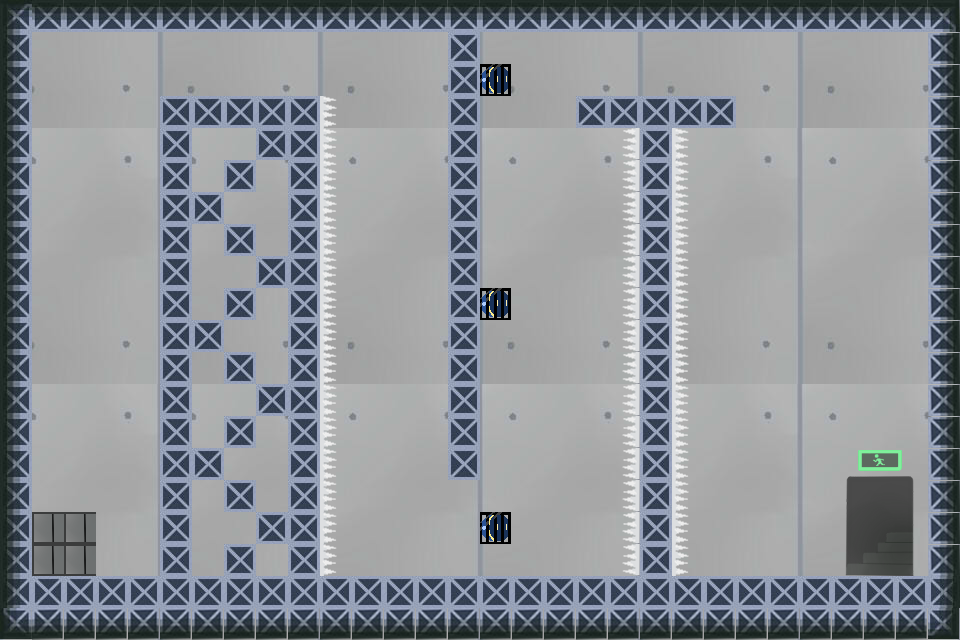

Below is a game level as drawn by its tile map, then a one-line description and the .tmx file that defines it, in full:
An orthogonal 30x20 tile map with 32x32 px tiles, 5 tile layers (Bcakground, Platform, Snare, Cage, ...).

<map version="1.0" tiledversion="1.1.4" orientation="orthogonal" renderorder="right-down" width="30" height="20" tilewidth="32" tileheight="32" infinite="0" nextobjectid="1">
 <tileset firstgid="1" source="地图素材.tsx" />
 <layer name="Bcakground" width="30" height="20">
  <data encoding="csv">
65,66,67,68,69,65,66,67,68,69,65,66,67,68,69,65,66,67,68,69,65,66,67,68,69,65,66,67,68,69,
80,81,82,83,84,80,81,82,83,84,80,81,82,83,84,80,81,82,83,84,80,81,82,83,84,80,81,82,83,84,
95,96,97,98,99,95,96,97,98,99,95,96,97,98,99,95,96,97,98,99,95,96,97,98,99,95,96,97,98,99,
110,111,112,113,114,110,111,112,113,114,110,111,112,113,114,110,111,112,113,114,110,111,112,113,114,110,111,112,113,114,
5,6,7,8,9,5,6,7,8,9,5,6,7,8,9,5,6,7,8,9,5,6,7,8,9,5,6,7,8,9,
20,21,22,23,24,20,21,22,23,24,20,21,22,23,24,20,21,22,23,24,20,21,22,23,24,20,21,22,23,24,
35,36,37,38,39,35,36,37,38,39,35,36,37,38,39,35,36,37,38,39,35,36,37,38,39,35,36,37,38,39,
50,51,52,53,54,50,51,52,53,54,50,51,52,53,54,50,51,52,53,54,50,51,52,53,54,50,51,52,53,54,
65,66,67,68,69,65,66,67,68,69,65,66,67,68,69,65,66,67,68,69,65,66,67,68,69,65,66,67,68,69,
80,81,82,83,84,80,81,82,83,84,80,81,82,83,84,80,81,82,83,84,80,81,82,83,84,80,81,82,83,84,
95,96,97,98,99,95,96,97,98,99,95,96,97,98,99,95,96,97,98,99,95,96,97,98,99,95,96,97,98,99,
110,111,112,113,114,110,111,112,113,114,110,111,112,113,114,110,111,112,113,114,110,111,112,113,114,110,111,112,113,114,
5,6,7,8,9,5,6,7,8,9,5,6,7,8,9,5,6,7,8,9,5,6,7,8,9,5,6,7,8,9,
20,21,22,23,24,20,21,22,23,24,20,21,22,23,24,20,21,22,23,24,20,21,22,23,24,20,21,22,23,24,
35,36,37,38,39,35,36,37,38,39,35,36,37,38,39,35,36,37,38,39,35,36,37,38,39,35,36,37,38,39,
50,51,52,53,54,50,51,52,53,54,50,51,52,53,54,50,51,52,53,54,50,51,52,53,54,50,51,52,53,54,
65,66,67,68,69,65,66,67,68,69,65,66,67,68,69,65,66,67,68,69,65,66,67,68,69,65,66,67,68,69,
80,81,82,83,84,80,81,82,83,84,80,81,82,83,84,80,81,82,83,84,80,81,82,83,84,80,81,82,83,84,
95,96,97,98,99,95,96,97,98,99,95,96,97,98,99,95,96,97,98,99,95,96,97,98,99,95,96,97,98,99,
110,111,112,113,114,110,111,112,113,114,110,111,112,113,114,110,111,112,113,114,110,111,112,113,114,110,111,112,113,114
</data>
 </layer>
 <layer name="Platform" width="30" height="20">
  <data encoding="csv">
201,168,168,168,168,168,168,168,168,168,168,168,168,168,168,168,168,168,168,168,168,168,168,168,168,168,168,168,168,203,
166,0,0,0,0,0,0,0,0,0,0,0,0,0,136,0,0,0,0,0,0,0,0,0,0,0,0,0,0,170,
166,0,0,0,0,0,0,0,0,0,0,0,0,0,136,0,0,0,0,0,0,0,0,0,0,0,0,0,0,170,
166,0,0,0,0,136,136,136,136,136,0,0,0,0,136,0,0,0,136,136,136,136,136,0,0,0,0,0,0,170,
166,0,0,0,0,136,0,0,136,136,0,0,0,0,136,0,0,0,0,0,136,0,0,0,0,0,0,0,0,170,
166,0,0,0,0,136,0,136,0,136,0,0,0,0,136,0,0,0,0,0,136,0,0,0,0,0,0,0,0,170,
166,0,0,0,0,136,136,0,0,136,0,0,0,0,136,0,0,0,0,0,136,0,0,0,0,0,0,0,0,170,
166,0,0,0,0,136,0,136,0,136,0,0,0,0,136,0,0,0,0,0,136,0,0,0,0,0,0,0,0,170,
166,0,0,0,0,136,0,0,136,136,0,0,0,0,136,0,0,0,0,0,136,0,0,0,0,0,0,0,0,170,
166,0,0,0,0,136,0,136,0,136,0,0,0,0,136,0,0,0,0,0,136,0,0,0,0,0,0,0,0,170,
166,0,0,0,0,136,136,0,0,136,0,0,0,0,136,0,0,0,0,0,136,0,0,0,0,0,0,0,0,170,
166,0,0,0,0,136,0,136,0,136,0,0,0,0,136,0,0,0,0,0,136,0,0,0,0,0,0,0,0,170,
166,0,0,0,0,136,0,0,136,136,0,0,0,0,136,0,0,0,0,0,136,0,0,0,0,0,0,0,0,170,
166,0,0,0,0,136,0,136,0,136,0,0,0,0,136,0,0,0,0,0,136,0,0,0,0,0,0,0,0,170,
166,0,0,0,0,136,136,0,0,136,0,0,0,0,136,0,0,0,0,0,136,0,0,0,0,0,0,0,0,170,
166,0,0,0,0,136,0,136,0,136,0,0,0,0,0,0,0,0,0,0,136,0,0,0,0,0,0,0,0,170,
166,0,0,0,0,136,0,0,136,136,0,0,0,0,0,0,0,0,0,0,136,0,0,0,0,0,0,0,0,170,
166,0,0,0,0,136,0,136,0,136,0,0,0,0,0,0,0,0,0,0,136,0,0,0,0,0,0,0,0,170,
166,136,136,136,136,136,136,136,136,136,136,136,136,136,136,136,136,136,136,136,136,136,136,136,136,136,136,136,136,3221225638,
207,172,172,172,172,172,172,172,172,172,172,172,172,172,172,172,172,172,172,172,172,172,172,172,172,172,172,172,172,205
</data>
 </layer>
 <layer name="Snare" width="30" height="20">
  <data encoding="csv">
0,0,0,0,0,0,0,0,0,0,0,0,0,0,0,0,0,0,0,0,0,0,0,0,0,0,0,0,0,0,
0,0,0,0,0,0,0,0,0,0,0,0,0,0,0,0,0,0,0,0,0,0,0,0,0,0,0,0,0,0,
0,0,0,0,0,0,0,0,0,0,0,0,0,0,0,144,0,0,0,0,0,0,0,0,0,0,0,0,0,0,
0,0,0,0,0,0,0,0,0,0,199,0,0,0,0,0,0,0,0,0,0,0,0,0,0,0,0,0,0,0,
0,0,0,0,0,0,0,0,0,0,199,0,0,0,0,0,0,0,0,197,0,199,0,0,0,0,0,0,0,0,
0,0,0,0,0,0,0,0,0,0,199,0,0,0,0,0,0,0,0,197,0,199,0,0,0,0,0,0,0,0,
0,0,0,0,0,0,0,0,0,0,199,0,0,0,0,0,0,0,0,197,0,199,0,0,0,0,0,0,0,0,
0,0,0,0,0,0,0,0,0,0,199,0,0,0,0,0,0,0,0,197,0,199,0,0,0,0,0,0,0,0,
0,0,0,0,0,0,0,0,0,0,199,0,0,0,0,0,0,0,0,197,0,199,0,0,0,0,0,0,0,0,
0,0,0,0,0,0,0,0,0,0,199,0,0,0,0,144,0,0,0,197,0,199,0,0,0,0,0,0,0,0,
0,0,0,0,0,0,0,0,0,0,199,0,0,0,0,0,0,0,0,197,0,199,0,0,0,0,0,0,0,0,
0,0,0,0,0,0,0,0,0,0,199,0,0,0,0,0,0,0,0,197,0,199,0,0,0,0,0,0,0,0,
0,0,0,0,0,0,0,0,0,0,199,0,0,0,0,0,0,0,0,197,0,199,0,0,0,0,0,0,0,0,
0,0,0,0,0,0,0,0,0,0,199,0,0,0,0,0,0,0,0,197,0,199,0,0,0,0,0,0,0,0,
0,0,0,0,0,0,0,0,0,0,199,0,0,0,0,0,0,0,0,197,0,199,0,0,0,0,1,2,3,0,
0,0,0,0,0,0,0,0,0,0,199,0,0,0,0,0,0,0,0,197,0,199,0,0,0,0,16,17,18,0,
0,0,0,0,0,0,0,0,0,0,199,0,0,0,0,144,0,0,0,197,0,199,0,0,0,0,31,32,33,0,
0,0,0,0,0,0,0,0,0,0,199,0,0,0,0,0,0,0,0,197,0,199,0,0,0,0,46,47,48,0,
0,0,0,0,0,0,0,0,0,0,0,0,0,0,0,0,0,0,0,0,0,0,0,0,0,0,0,0,0,0,
0,0,0,0,0,0,0,0,0,0,0,0,0,0,0,0,0,0,0,0,0,0,0,0,0,0,0,0,0,0
</data>
 </layer>
 <layer name="Cage" width="30" height="20">
  <data encoding="csv">
0,0,0,0,0,0,0,0,0,0,0,0,0,0,0,0,0,0,0,0,0,0,0,0,0,0,0,0,0,0,
0,0,0,0,0,0,0,0,0,0,0,0,0,0,0,0,0,0,0,0,0,0,0,0,0,0,0,0,0,0,
0,0,0,0,0,0,0,0,0,0,0,0,0,0,0,140,0,0,0,0,0,0,0,0,0,0,0,0,0,0,
0,0,0,0,0,0,0,0,0,0,0,0,0,0,0,0,0,0,0,0,0,0,0,0,0,0,0,0,0,0,
0,0,0,0,0,0,0,0,0,0,0,0,0,0,0,0,0,0,0,0,0,0,0,0,0,0,0,0,0,0,
0,0,0,0,0,0,0,0,0,0,0,0,0,0,0,0,0,0,0,0,0,0,0,0,0,0,0,0,0,0,
0,0,0,0,0,0,0,0,0,0,0,0,0,0,0,0,0,0,0,0,0,0,0,0,0,0,0,0,0,0,
0,0,0,0,0,0,0,0,0,0,0,0,0,0,0,0,0,0,0,0,0,0,0,0,0,0,0,0,0,0,
0,0,0,0,0,0,0,0,0,0,0,0,0,0,0,0,0,0,0,0,0,0,0,0,0,0,0,0,0,0,
0,0,0,0,0,0,0,0,0,0,0,0,0,0,0,140,0,0,0,0,0,0,0,0,0,0,0,0,0,0,
0,0,0,0,0,0,0,0,0,0,0,0,0,0,0,0,0,0,0,0,0,0,0,0,0,0,0,0,0,0,
0,0,0,0,0,0,0,0,0,0,0,0,0,0,0,0,0,0,0,0,0,0,0,0,0,0,0,0,0,0,
0,0,0,0,0,0,0,0,0,0,0,0,0,0,0,0,0,0,0,0,0,0,0,0,0,0,0,0,0,0,
0,0,0,0,0,0,0,0,0,0,0,0,0,0,0,0,0,0,0,0,0,0,0,0,0,0,0,0,0,0,
0,0,0,0,0,0,0,0,0,0,0,0,0,0,0,0,0,0,0,0,0,0,0,0,0,0,0,0,0,0,
0,0,0,0,0,0,0,0,0,0,0,0,0,0,0,0,0,0,0,0,0,0,0,0,0,0,0,0,0,0,
0,0,0,0,0,0,0,0,0,0,0,0,0,0,0,140,0,0,0,0,0,0,0,0,0,0,0,0,0,0,
0,0,0,0,0,0,0,0,0,0,0,0,0,0,0,0,0,0,0,0,0,0,0,0,0,0,0,0,0,0,
0,0,0,0,0,0,0,0,0,0,0,0,0,0,0,0,0,0,0,0,0,0,0,0,0,0,0,0,0,0,
0,0,0,0,0,0,0,0,0,0,0,0,0,0,0,0,0,0,0,0,0,0,0,0,0,0,0,0,0,0
</data>
 </layer>
 <layer name="Target" width="30" height="20">
  <data encoding="csv">
0,0,0,0,0,0,0,0,0,0,0,0,0,0,0,0,0,0,0,0,0,0,0,0,0,0,0,0,0,0,
0,0,0,0,0,0,0,0,0,0,0,0,0,0,0,0,0,0,0,0,0,0,0,0,0,0,0,0,0,0,
0,0,0,0,0,0,0,0,0,0,0,0,0,0,0,0,0,0,0,0,0,0,0,0,0,0,0,0,0,0,
0,0,0,0,0,0,0,0,0,0,0,0,0,0,0,0,0,0,0,0,0,0,0,0,0,0,0,0,0,0,
0,0,0,0,0,0,0,0,0,0,0,0,0,0,0,0,0,0,0,0,0,0,0,0,0,0,0,0,0,0,
0,0,0,0,0,0,0,0,0,0,0,0,0,0,0,0,0,0,0,0,0,0,0,0,0,0,0,0,0,0,
0,0,0,0,0,0,0,0,0,0,0,0,0,0,0,0,0,0,0,0,0,0,0,0,0,0,0,0,0,0,
0,0,0,0,0,0,0,0,0,0,0,0,0,0,0,0,0,0,0,0,0,0,0,0,0,0,0,0,0,0,
0,0,0,0,0,0,0,0,0,0,0,0,0,0,0,0,0,0,0,0,0,0,0,0,0,0,0,0,0,0,
0,0,0,0,0,0,0,0,0,0,0,0,0,0,0,0,0,0,0,0,0,0,0,0,0,0,0,0,0,0,
0,0,0,0,0,0,0,0,0,0,0,0,0,0,0,0,0,0,0,0,0,0,0,0,0,0,0,0,0,0,
0,0,0,0,0,0,0,0,0,0,0,0,0,0,0,0,0,0,0,0,0,0,0,0,0,0,0,0,0,0,
0,0,0,0,0,0,0,0,0,0,0,0,0,0,0,0,0,0,0,0,0,0,0,0,0,0,0,0,0,0,
0,0,0,0,0,0,0,0,0,0,0,0,0,0,0,0,0,0,0,0,0,0,0,0,0,0,0,0,0,0,
0,0,0,0,0,0,0,0,0,0,0,0,0,0,0,0,0,0,0,0,0,0,0,0,0,0,0,0,0,0,
0,0,0,0,0,0,0,0,0,0,0,0,0,0,0,0,0,0,0,0,0,0,0,0,0,0,0,0,0,0,
0,106,106,0,0,0,0,0,0,0,0,0,0,0,0,0,0,0,0,0,0,0,0,0,0,0,0,0,0,0,
0,106,106,0,0,0,0,0,0,0,0,0,0,0,0,0,0,0,0,0,0,0,0,0,0,0,0,0,0,0,
0,0,0,0,0,0,0,0,0,0,0,0,0,0,0,0,0,0,0,0,0,0,0,0,0,0,0,0,0,0,
0,0,0,0,0,0,0,0,0,0,0,0,0,0,0,0,0,0,0,0,0,0,0,0,0,0,0,0,0,0
</data>
 </layer>
</map>
